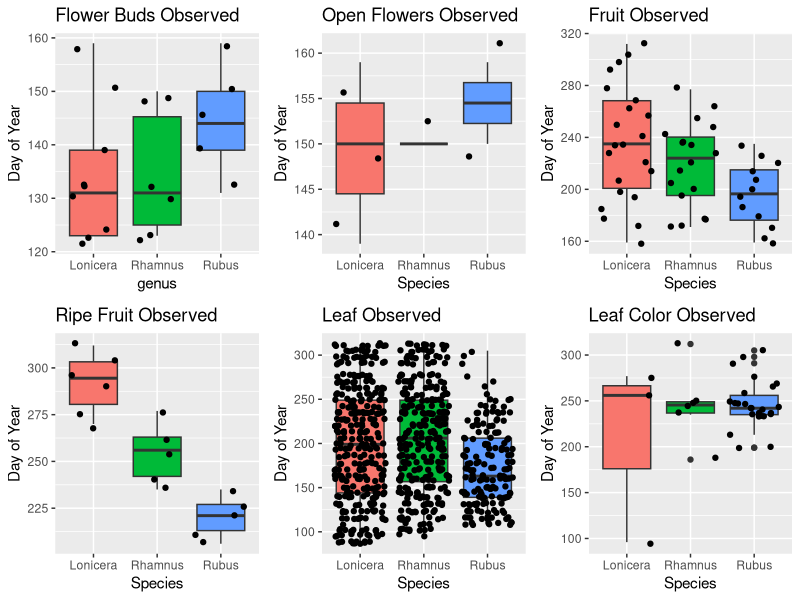
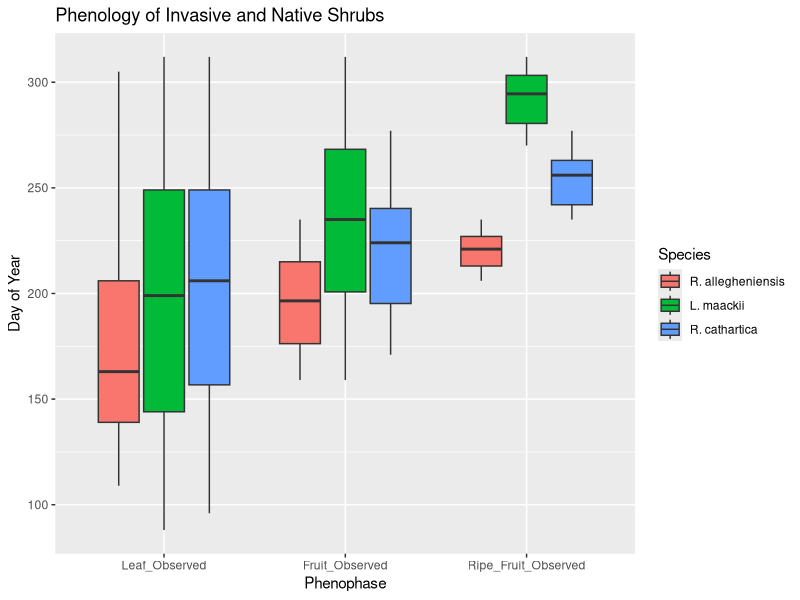

Recreate these plots in R, in order.

library(ggplot2)
library(gridExtra)

setwd("/Users/Parth/Desktop/R/2018phenologyproject/")

shrub.data <- read.csv("KingsGrove_Shrubs_2017.csv")

cshrub.data<-read.csv("shrubstocombinegraphs.csv")

s1 <-ggplot(data=shrub.data[shrub.data$flower_buds_observed=="Y",]) + 
  ggtitle("Flower Buds Observed") + labs(x="genus", y="Day of Year") +
  geom_boxplot(aes(x=genus, y=doy, fill=genus))+geom_jitter(aes(x=genus,y=doy))+ theme(legend.position="none")

s2 <- ggplot(data=shrub.data[shrub.data$flower_open_observed=="Y",]) + 
  ggtitle("Open Flowers Observed") +labs(x="Species", y="Day of Year") +
  geom_boxplot(aes(x=genus, y=doy, fill=genus))+geom_jitter(aes(x=genus,y=doy))+ theme(legend.position="none")

s3 <-ggplot(data=shrub.data[shrub.data$fruit_observed=="Y",]) + 
  ggtitle("Fruit Observed") +labs(x="Species", y="Day of Year") +
  geom_boxplot(aes(x=genus, y=doy, fill=genus))+geom_jitter(aes(x=genus,y=doy))+ theme(legend.position="none")

s4 <-ggplot(data=shrub.data[shrub.data$fruit_ripe_observed=="Y",]) + 
  ggtitle("Ripe Fruit Observed") +labs(x="Species", y="Day of Year") +
  geom_boxplot(aes(x=genus, y=doy, fill=genus))+geom_jitter(aes(x=genus,y=doy))+ theme(legend.position="none")

s5 <-ggplot(data=shrub.data[shrub.data$leaf_observed=="Y",]) + 
  ggtitle("Leaf Observed") +labs(x="Species", y="Day of Year") +
  geom_boxplot(aes(x=genus, y=doy, fill=genus))+geom_jitter(aes(x=genus,y=doy))+ theme(legend.position="none")

s6 <-ggplot(data=shrub.data[shrub.data$leaf_color_observed=="Y",]) + 
  ggtitle("Leaf Color Observed") +labs(x="Species", y="Day of Year") +
  geom_boxplot(aes(x=genus, y=doy, fill=genus))+geom_jitter(aes(x=genus,y=doy))+ theme(legend.position="none")

require(gridExtra)
grid.arrange(s1, s2, s3, s4, s5, s6, ncol=3)

#anova for ^these things by genus
summary(aov(doy~genus, data=shrub.data[shrub.data$flower_buds_observed=="Y",]))
summary(aov(doy~genus, data=shrub.data[shrub.data$flower_open_observed=="Y",]))
summary(aov(doy~genus, data=shrub.data[shrub.data$fruit_observed=="Y",]))
summary(aov(doy~genus, data=shrub.data[shrub.data$fruit_ripe_observed=="Y",]))
summary(aov(doy~genus, data=shrub.data[shrub.data$leaf_observed=="Y",]))
summary(aov(doy~genus, data=shrub.data[shrub.data$leaf_color_observed=="Y",]))

#ttests for ^these things by nativity
t.test(doy~nativity, data=shrub.data[shrub.data$flower_buds_observed=="Y",])
t.test(doy~nativity, data=shrub.data[shrub.data$flower_open_observed=="Y",])
t.test(doy~nativity, data=shrub.data[shrub.data$fruit_observed=="Y",])
t.test(doy~nativity, data=shrub.data[shrub.data$fruit_ripe_observed=="Y",])
t.test(doy~nativity, data=shrub.data[shrub.data$leaf_observed=="Y",])
t.test(doy~nativity, data=shrub.data[shrub.data$leaf_color_observed=="Y",])

#combined graph by species
positions <- c("Leaf_Observed", "Fruit_Observed", "Ripe_Fruit_Observed")
positions2 <- c("L. maacki", "R. cathartica", "R. allegheniensis")

cshrub.data$Species <- factor(cshrub.data$Species, levels=c("R. allegheniensis", "L. maackii", "R. cathartica"))

ggplot(data=cshrub.data)+
  ggtitle("Phenology of Invasive and Native Shrubs")+
  geom_boxplot(aes(x=phenophase, y=doy, fill=Species))+scale_x_discrete(limits = positions)+
  labs(x="Phenophase", y="Day of Year")

                                                        